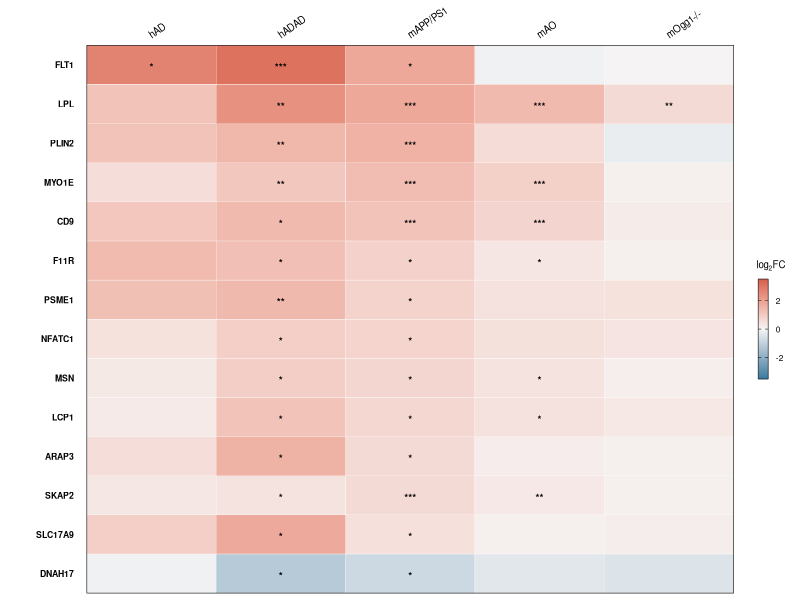
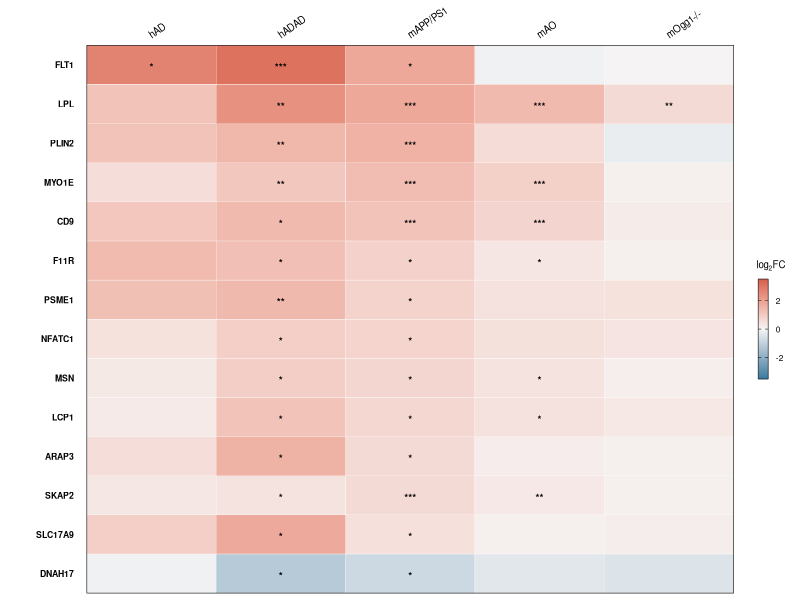

The R script that drew these images, in order:
# ------------------------------------------------------------------------------
# Fig. 4i - Heatmap, overlap with human AD and ADAD data, microglia
#
# Input:  Microglia_R.csv
# Output: hADAD_Microglia.svg
# ------------------------------------------------------------------------------

# Load libraries
library(tidyverse)
library(reshape2)

# Read input data. Human logFC values (nebula, natural log) are converted to
# log2FC to match the mouse values (limma-voom, log2)
data <- read.csv("Microglia_R.csv") %>%
  mutate(across(c(sAD, hADAD), ~ .x / log(2)))

# Column order for the heatmap
logFC_columns <- c("sAD", "hADAD", "APPvsWT", "AOvsWT", "Ogg1vsWT")
pval_columns <- c("sAD_pval", "hADAD_pval","APPvsWT_pval", "AOvsWT_pval", "Ogg1vsWT_pval")

# Symmetric color scale limits (rounded up to 0.5)
fc_limit <- ceiling(max(abs(data[, logFC_columns]), na.rm = TRUE) * 2) / 2

# Order genes by APPvsWT log2FC (highest at top)
sorted_genes <- data %>%
  arrange(desc(APPvsWT)) %>%
  pull(Gene)

sorted_genes <- rev(sorted_genes)

# Position of each gene in the heatmap
gene_order <- data.frame(
  Gene = sorted_genes,
  Order = 1:length(sorted_genes)
)

# Genes shown in bold
bold_genes <- c("FLT1", "LPL", "SLC17A9", "ARAP3", "PLIN2", "PSME1", "CD9", "F11R", "LCP1", "MYO1E", "MSN", "NFATC1", "SKAP2", "DNAH17")

# Reshape to long format and add p-values
plot_data <- data %>%
  left_join(gene_order, by = "Gene") %>%
  dplyr::select(Gene, Order, all_of(logFC_columns)) %>%
  melt(id.vars = c("Gene", "Order"), variable.name = "Comparison", value.name = "logFC") %>%
  # Add p-values
  left_join(
    data %>%
      dplyr::select(Gene, all_of(pval_columns)) %>%
      melt(id.vars = "Gene", variable.name = "pval_var", value.name = "pval") %>%
      mutate(Comparison = str_remove(pval_var, "_pval")) %>%
      dplyr::select(-pval_var),
    by = c("Gene", "Comparison")
  ) %>%
  # Significance stars
  mutate(
    pval_stars = case_when(
      pval < 0.001 ~ "***",
      pval < 0.01 ~ "**",
      pval < 0.05 ~ "*",
      TRUE ~ ""
    ),
    is_significant = pval < 0.05
  ) %>%
  # Set column and gene order
  mutate(
    Comparison = factor(Comparison, levels = logFC_columns),
    Gene = factor(Gene, levels = sorted_genes)
  ) %>%
  arrange(Order, Comparison)

# Column labels
comparison_labels <- c("hAD", "hADAD", "mAPP/PS1", "mAO", "mOgg1-/-")
levels(plot_data$Comparison) <- comparison_labels

# Number of genes and comparisons
n_genes <- length(unique(plot_data$Gene))
n_comparisons <- length(unique(plot_data$Comparison))

# Cell size (inches)
cell_width <- 0.08
cell_height <- 0.08

# Plot size from number of cells
plot_width <- n_comparisons * cell_width + 2.2
plot_height <- n_genes * cell_height + 0.8

# Gene labels
gene_labels <- data.frame(
  Gene = sorted_genes,
  y_pos = 1:length(sorted_genes),
  is_bold = sorted_genes %in% bold_genes
)

# Create heatmap
p <- ggplot(plot_data, aes(x = Comparison, y = Gene)) +
  geom_tile(aes(fill = logFC), color = "white", linewidth = 0.1) +
  # Significance stars
  geom_text(aes(label = pval_stars, fontface = ifelse(is_significant, "bold", "plain")),
            size = 2.6, color = "black", vjust = 0.8) +
  # Gene labels left of the heatmap
  geom_text(data = gene_labels,
            aes(x = 0.4, y = y_pos, label = Gene,
                fontface = ifelse(is_bold, "bold", "plain")),
            hjust = 1,
            size = 2.2,
            color = "black",
            inherit.aes = FALSE) +
  scale_fill_gradient2(
    low = "#377B9F",
    mid = "#f5f5f5",
    high = "#d6604d",
    midpoint = 0,
    limits = c(-fc_limit, fc_limit),
    name = expression(log[2]*FC),
    guide = guide_colorbar(
      barwidth = 0.5,
      barheight = 5,
      title.position = "top",
      title.hjust = 0.5,
      frame.colour = "black",
      frame.linewidth = 0.2,
      ticks.colour = "black",
      title.theme = element_text(size = 7),
      label.theme = element_text(size = 6)
    )
  ) +
  scale_x_discrete(
    position = "top",
    expand = expansion(0)
  ) +
  scale_y_discrete(
    expand = expansion(0),
    labels = NULL
  ) +
  labs(x = NULL, y = NULL) +
  theme_minimal() +
  theme(
    aspect.ratio = NULL,
    axis.text.x.top = element_text(
      angle = 35,
      hjust = 0,
      vjust = 0.1,
      size = 7,
      color = "black",
      margin = margin(b = 0, unit = "pt")
    ),
    axis.text.y = element_blank(),
    axis.title = element_blank(),
    panel.grid = element_blank(),
    panel.border = element_rect(
      color = "black",
      fill = NA,
      linewidth = 0.2
    ),
    panel.background = element_blank(),
    legend.position = "right",
    legend.title = element_text(size = 8, color = "black"),
    legend.text = element_text(size = 6, color = "black"),
    axis.ticks.y = element_blank(),
    axis.ticks.x = element_blank(),
    legend.key.size = unit(0.4, "cm"),
    plot.margin = margin(5, 5, 5, 60, unit = "pt"),  # room for gene labels
    panel.spacing = unit(0, "lines"),
    plot.background = element_blank()
  ) +
  coord_cartesian(
    expand = FALSE,
    xlim = c(0.5, n_comparisons + 0.5),
    clip = "off"  # allow gene labels outside the panel
  )

# Show plot
print(p)

# Save plot
ggsave("hADAD_Microglia.svg", plot = p, width = plot_width, height = plot_height,
       units = "in", dpi = 1200, bg = "white")
